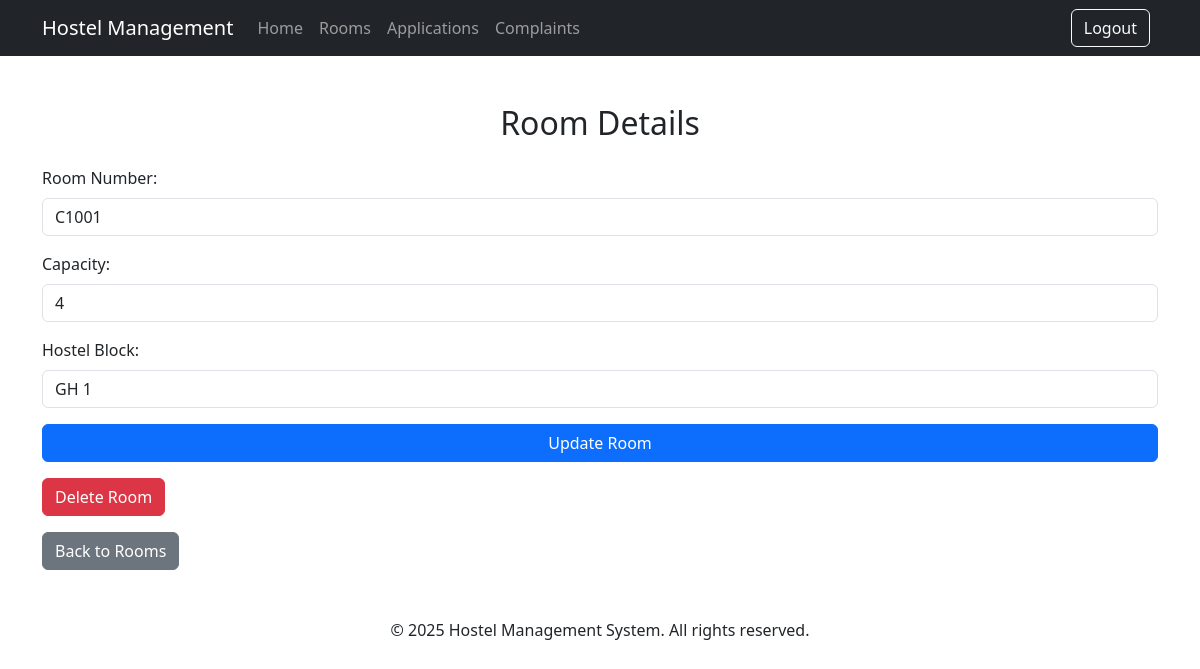
Page /admin/room/1/edit (signed in) on the committed database.
### hostel1.11-main/hostel1.0/app.py (models this page shows)
class Room(db.Model):
    id = db.Column(db.Integer, primary_key=True)
    room_number = db.Column(db.String(10), unique=True, nullable=False)
    capacity = db.Column(db.Integer, nullable=False)
    occupied = db.Column(db.Integer, default=0)
    hostel_block = db.Column(db.String(10), nullable=False)
    gender = db.Column(db.String(10), nullable=False)  # 'male' or 'female'
    students = db.relationship('Student', backref='room')

### hostel1.11-main/hostel1.0/app.py (the view, shortened to what this page needs)
@app.route('/admin/room/<int:room_id>/edit', methods=['GET', 'POST'])
def edit_room(room_id):
    if 'user_id' not in session or session['role'] != 'admin':
        return redirect(url_for('login'))
    room = Room.query.get_or_404(room_id)
    return render_template('admin/edit.html', room=room)

### hostel1.11-main/hostel1.0/templates/admin/edit.html (shortened to what this page needs)
<!DOCTYPE html>
<html lang="en">
<head>
    <link href="https://cdn.jsdelivr.net/npm/bootstrap@5.3.0-alpha1/dist/css/bootstrap.min.css" rel="stylesheet">
    <link rel="stylesheet" href="{{ url_for('static', filename='css/style.css') }}">
</head>
<body>
    <nav class="navbar navbar-expand-lg navbar-dark bg-dark">
        <div class="container">
            <a class="navbar-brand" href="#">Hostel Management</a>
            <div class="collapse navbar-collapse" id="navbarNav">
                <ul class="navbar-nav me-auto">
                    <li class="nav-item">
                        <a class="nav-link" href="{{ url_for('home') }}">Home</a>
                    </li>
                    <li class="nav-item">
                        <a class="nav-link" href="{{ url_for('admin_rooms') }}">Rooms</a>
                    </li>
                    <li class="nav-item">
                        <a class="nav-link" href="{{ url_for('admin_applications') }}">Applications</a>
                    </li>
                    <li class="nav-item">
                        <a class="nav-link" href="{{ url_for('admin_complaints') }}">Complaints</a>
                    </li>
                </ul>
                <div class="d-flex">
                    <a href="{{ url_for('logout') }}" class="btn btn-outline-light me-2">Logout</a>
                </div>
            </div>
        </div>
    </nav>
    <div class="container mt-5">
        <h2 class="text-center mb-4">Room Details</h2>
        <div class="form-container">
            <form action="{{ url_for('edit_room', room_id=room.id) }}" method="POST">
                <div class="mb-3">
                    <label for="room_number" class="form-label">Room Number:</label>
                    <input type="text" class="form-control" id="room_number" name="room_number" value="{{ room.room_number }}" required>
                </div>
                <div class="mb-3">
                    <label for="capacity" class="form-label">Capacity:</label>
                    <input type="number" class="form-control" id="capacity" name="capacity" value="{{ room.capacity }}" required>
                </div>
                <div class="mb-3">
                    <label for="hostel_block" class="form-label">Hostel Block:</label>
                    <input type="text" class="form-control" id="hostel_block" name="hostel_block" value="{{ room.hostel_block }}" required>
                </div>
                <div class="d-grid">
                    <button type="submit" class="btn btn-primary">Update Room</button>
                </div>
            </form>
            <form action="{{ url_for('delete_room', room_id=room.id) }}" method="POST" class="mt-3">
                <button type="submit" class="btn btn-danger">Delete Room</button>
            </form>
            <a href="{{ url_for('admin_rooms') }}" class="btn btn-secondary mt-3">Back to Rooms</a>
        </div>
    </div>
    <footer class="footer mt-5">
        <div class="container text-center">
            <p>&copy; 2025 Hostel Management System. All rights reserved.</p>
        </div>
    </footer>
</body>
</html>

### rows in the picture
Room: room_number "C1001", capacity "4", hostel_block "GH 1"
